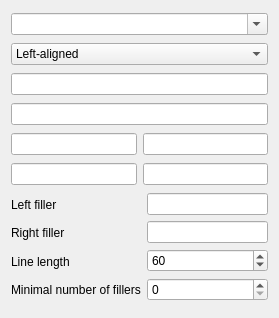
<?xml version="1.0" encoding="UTF-8"?>
<ui version="4.0">
 <class>StyleDialog</class>
 <widget class="QWidget" name="StyleDialog">
  <property name="modal" stdset="0">
   <bool>false</bool>
  </property>
  <property name="geometry">
   <rect>
    <x>0</x>
    <y>0</y>
    <width>279</width>
    <height>318</height>
   </rect>
  </property>
  <property name="windowTitle">
   <string>Artistic Comment</string>
  </property>
  <layout class="QVBoxLayout" name="verticalLayout_3">
   <item>
    <widget class="KComboBox" name="name">
     <property name="editable">
      <bool>true</bool>
     </property>
     <property name="autoCompletion">
      <bool>false</bool>
     </property>
     <property name="trapReturnKey">
      <bool>true</bool>
     </property>
    </widget>
   </item>
   <item>
    <widget class="KComboBox" name="type">
     <item>
      <property name="text">
       <string>Left-aligned</string>
      </property>
     </item>
     <item>
      <property name="text">
       <string>Centered</string>
      </property>
     </item>
     <item>
      <property name="text">
       <string>Right-aligned</string>
      </property>
     </item>
     <item>
      <property name="text">
       <string>No filling</string>
      </property>
     </item>
    </widget>
   </item>
   <item>
    <widget class="KLineEdit" name="begin">
     <property name="urlDropsEnabled">
      <bool>false</bool>
     </property>
     <property name="clickMessage">
      <string>Begin</string>
     </property>
     <property name="showClearButton" stdset="0">
      <bool>true</bool>
     </property>
    </widget>
   </item>
   <item>
    <widget class="KLineEdit" name="end">
     <property name="urlDropsEnabled">
      <bool>false</bool>
     </property>
     <property name="clickMessage">
      <string>End</string>
     </property>
     <property name="showClearButton" stdset="0">
      <bool>true</bool>
     </property>
    </widget>
   </item>
   <item>
    <layout class="QHBoxLayout" name="horizontalLayout">
     <item>
      <widget class="KLineEdit" name="lineBegin">
       <property name="urlDropsEnabled">
        <bool>false</bool>
       </property>
       <property name="clickMessage">
        <string>Line Begin</string>
       </property>
       <property name="showClearButton" stdset="0">
        <bool>true</bool>
       </property>
      </widget>
     </item>
     <item>
      <widget class="KLineEdit" name="lineEnd">
       <property name="urlDropsEnabled">
        <bool>false</bool>
       </property>
       <property name="clickMessage">
        <string>Line End</string>
       </property>
       <property name="showClearButton" stdset="0">
        <bool>true</bool>
       </property>
      </widget>
     </item>
    </layout>
   </item>
   <item>
    <layout class="QHBoxLayout" name="horizontalLayout_2">
     <item>
      <widget class="KLineEdit" name="textBegin">
       <property name="urlDropsEnabled">
        <bool>false</bool>
       </property>
       <property name="clickMessage">
        <string>Text Begin</string>
       </property>
       <property name="showClearButton" stdset="0">
        <bool>true</bool>
       </property>
      </widget>
     </item>
     <item>
      <widget class="KLineEdit" name="textEnd">
       <property name="urlDropsEnabled">
        <bool>false</bool>
       </property>
       <property name="clickMessage">
        <string>Text End</string>
       </property>
       <property name="showClearButton" stdset="0">
        <bool>true</bool>
       </property>
      </widget>
     </item>
    </layout>
   </item>
   <item>
    <layout class="QHBoxLayout" name="horizontalLayout_3">
     <item>
      <layout class="QVBoxLayout" name="verticalLayout_2">
       <item>
        <widget class="QLabel" name="label">
         <property name="text">
          <string>Left filler</string>
         </property>
        </widget>
       </item>
       <item>
        <widget class="QLabel" name="label_2">
         <property name="text">
          <string>Right filler</string>
         </property>
        </widget>
       </item>
       <item>
        <widget class="QLabel" name="label_3">
         <property name="text">
          <string>Line length</string>
         </property>
        </widget>
       </item>
       <item>
        <widget class="QLabel" name="label_4">
         <property name="text">
          <string>Minimal number of fillers</string>
         </property>
        </widget>
       </item>
      </layout>
     </item>
     <item>
      <layout class="QVBoxLayout" name="verticalLayout">
       <item>
        <widget class="KLineEdit" name="lfill">
         <property name="text">
          <string/>
         </property>
         <property name="maxLength">
          <number>1</number>
         </property>
         <property name="urlDropsEnabled">
          <bool>false</bool>
         </property>
        </widget>
       </item>
       <item>
        <widget class="KLineEdit" name="rfill">
         <property name="text">
          <string/>
         </property>
         <property name="maxLength">
          <number>1</number>
         </property>
         <property name="urlDropsEnabled">
          <bool>false</bool>
         </property>
        </widget>
       </item>
       <item>
        <widget class="KIntSpinBox" name="realWidth">
         <property name="minimum">
          <number>1</number>
         </property>
         <property name="maximum">
          <number>500</number>
         </property>
         <property name="value">
          <number>60</number>
         </property>
        </widget>
       </item>
       <item>
        <widget class="KIntSpinBox" name="minfill">
         <property name="maximum">
          <number>500</number>
         </property>
        </widget>
       </item>
      </layout>
     </item>
    </layout>
   </item>
  </layout>
 </widget>
 <customwidgets>
  <customwidget>
   <class>KIntSpinBox</class>
   <extends>QSpinBox</extends>
   <header>knuminput.h</header>
  </customwidget>
  <customwidget>
   <class>KLineEdit</class>
   <extends>QLineEdit</extends>
   <header>klineedit.h</header>
  </customwidget>
  <customwidget>
   <class>KComboBox</class>
   <extends>QComboBox</extends>
   <header>kcombobox.h</header>
  </customwidget>
 </customwidgets>
 <resources/>
 <connections/>
</ui>
